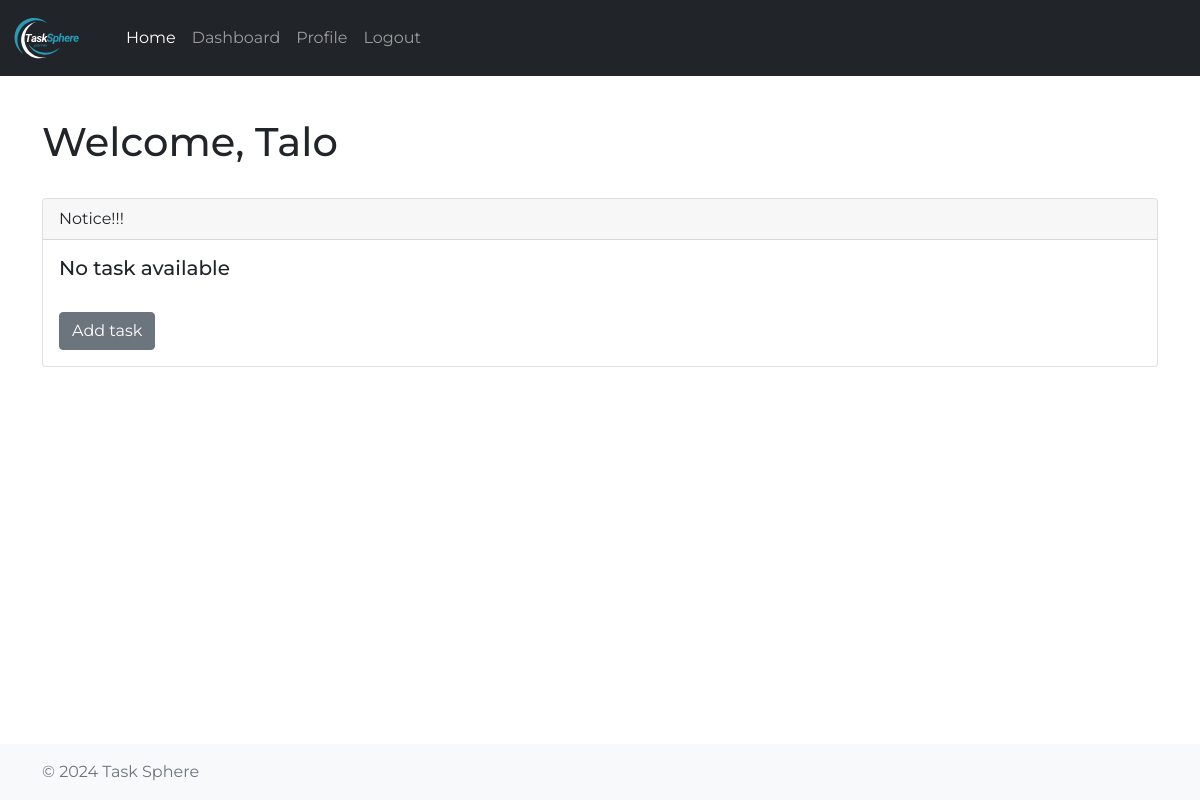
Before: /dashboard (signed in) with the older database file.
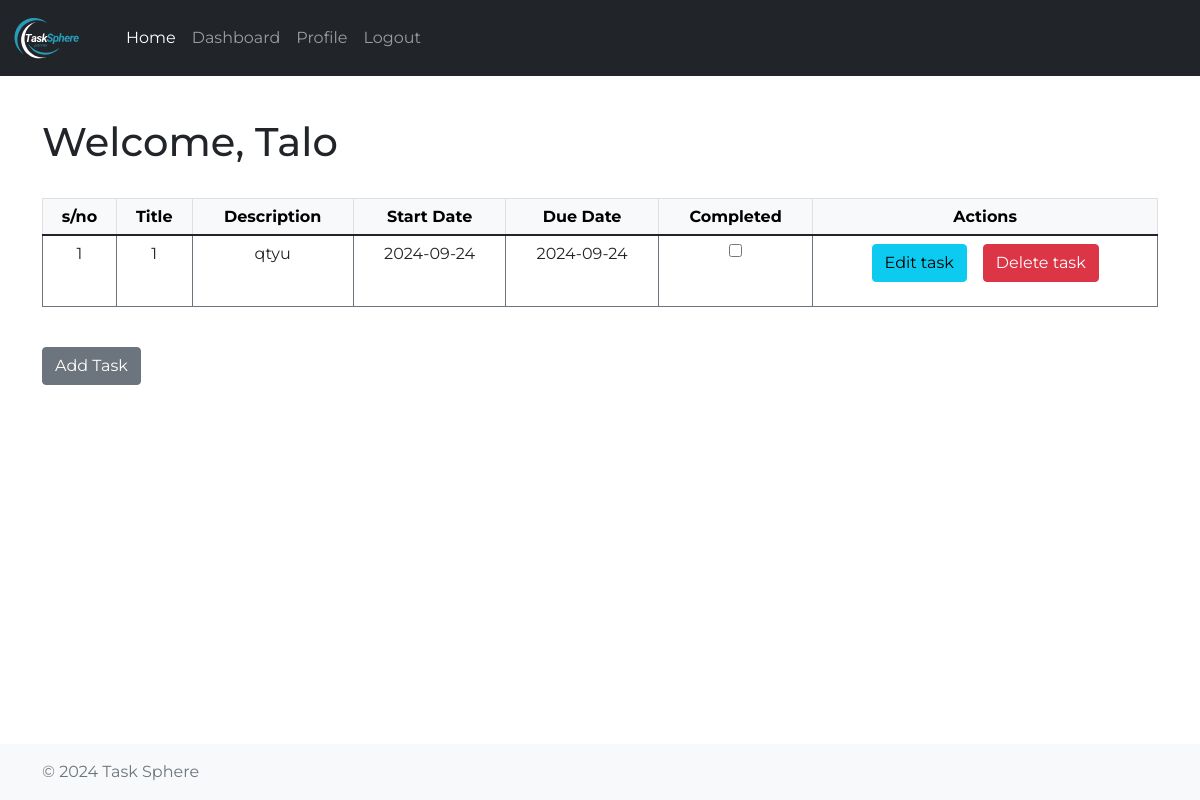
After: the same page with the newer database file.
### app/models.py (models this page shows, shortened)
class User(db.Model, UserMixin):
	id = db.Column(db.Integer, primary_key=True)
	firstname = db.Column(db.String(64), nullable=False)
	lastname = db.Column(db.String(64), nullable=False)
	username = db.Column(db.String(64), index=True, unique=True, nullable=False)
	email = db.Column(db.String(120), unique=True, nullable=False)
	password_hash = db.Column(db.String(120), nullable=False)
	phone = db.Column(db.String(20), unique=True, nullable=False)
	tasks = db.relationship('Task', backref='owner', lazy=True)

class Task(db.Model):
	id = db.Column(db.Integer, primary_key=True, autoincrement=True)
	title = db.Column(db.String(100), nullable=False)
	description = db.Column(db.String(500), nullable=False)
	start_date = db.Column(db.DateTime, nullable=False, default=datetime.utcnow)
	due_date = db.Column(db.DateTime)
	completed = db.Column(db.Boolean, default=False)
	user_id = db.Column(db.Integer, db.ForeignKey('user.id'), nullable=False)
	reminders = db.relationship('Reminder', backref='task', cascade='all, delete-orphan', passive_deletes=True)

### app/routes.py (the view)
@auth_bp.route('/dashboard')
@login_required
def dashboard():
	form = LogoutForm()
	tasks = Task.query.filter_by(user_id=current_user.id).all()
	return render_template('dashboard.html', tasks=tasks, form=form, user=current_user)

### app/forms.py
class LogoutForm(FlaskForm):
	submit  = SubmitField('Logout')

### app/__init__.py (called while the page is built)
def create_app():
    app = Flask(__name__, static_folder='templates/static')
    app.config.from_object('config.Config')
    db.init_app(app)
    migrate.init_app(app, db)
    login_manager.init_app(app)
    mail.init_app(app)
    login_manager.login_view = 'auth.login'
    @login_manager.user_loader
    def load_user(user_id):
        from app.models import User
        return User.query.get(int(user_id))
    from app.routes import auth_bp
    app.register_blueprint(auth_bp, url_prefix='/')
    app.config.update(
        CELERY_BROKER_URL='redis://localhost:6379/0',
        CELERY_RESULT_BACKEND='redis://localhost:6379/0'
    )
    celery = make_celery(app)
    mail.init_app(app)
    return app

### app/templates/dashboard.html (shortened to what this page needs)
{% extends 'base.html' %}
{% block content %}
<h1 class="dashboard-heading">Welcome, {{ user.username }}</h1><br>
{% if tasks %}
<table class="table table-bordered border-secondary text-center" border="1" cellpadding="12">
    <thead class="table-light">
        <strong>
        	<tr>
        	<th>s/no</th>
            <th>Title</th>
            <th>Description</th>
            <th>Start Date</th>
            <th>Due Date</th>
            <th>Completed</th>
            <th>Actions</th>
        </tr>
        </strong>
    </thead>
    <tbody>
        {% for task in tasks %}
        <tr>
        	<td>{{ loop.index }}</td>
            <td>{{ task.title }}</td>
            <td>{{ task.description }}</td>
            <td>{{ task.start_date.strftime('%Y-%m-%d') if task.start_date else 'N/A' }}</td>
            <td>{{ task.due_date.strftime('%Y-%m-%d') if task.due_date else 'N/A' }}</td>
            <td>
                <form method="POST" action="{{ url_for('auth.toggle_complete', task_id=task.id) }}" class="d-inline">
                    <input type="checkbox" name="completed" onchange="this.form.submit()" {% if task.completed %}checked{% endif %}>
                </form>
            </td>
            <td>
            	<div class="d-flex justify-content-center">
                    <a href="{{ url_for('auth.edit_task', task_id=task.id) }}" class="me-3">
                        <button class="btn btn-info" type="button">Edit task</button>
                    </a>
                    <form method="POST" action="{{ url_for('auth.delete_task', task_id=task.id) }}" class="d-inline">
                        <button class="btn btn-danger" type="submit" onclick="return confirm('Are you sure you want to delete this task?')">Delete task</button>
                    </form>
                </div>
            </td>
        </tr>
        {% endfor %}
    </tbody>
</table><br>
<div class="d-flex justify-content-start align-items-center">
    <a href="{{ url_for('auth.add_task') }}">
        <button style="margin-right: 10px;" class="btn btn-secondary" type="button">Add Task</button>
    </a>
</div>
{% else %}
<div class="card">
	<div class="card-header">
		Notice!!!
	</div>
	<div class="card-body">
		<h5 class="card-title">No task available</h5><br>
		<a href="{{ url_for('auth.add_task') }}" class="btn btn-secondary">Add task</a>
	</div>
</div>
{%endif%}
{% endblock %}

### app/templates/base.html (shortened to what this page needs)
<!DOCTYPE html>
<html lang="en">
<head>
    <link href="https://cdn.jsdelivr.net/npm/bootstrap@5.1.3/dist/css/bootstrap.min.css" rel="stylesheet">
    <link rel="stylesheet" href="{{ url_for('static', filename='css/hero.css') }}">
</head>
<body>
    {% include 'navbar.html' %}
    <div class="container page-content">
        {% block content %}{% endblock %}
    </div>
    <footer class="footer mt-auto py-3 bg-light">
        <div class="container">
            <span class="text-muted">© 2024 Task Sphere</span>
        </div>
    </footer>
</body>
</html>

### app/templates/navbar.html (shortened to what this page needs)
<link rel="stylesheet" href="{{ url_for('static', filename='css/hero.css') }}">
<nav class="navbar navbar-dark bg-dark navbar-expand-lg bg-body-tertiary">
  <div class="container-fluid">
    <a class="navbar-brand" href="{{ url_for('auth.home') }}"><img src="{{ url_for('static', filename='images/navlogo.svg') }}" style="width: 90px; height: 50px;"></a>
    <div class="collapse navbar-collapse" id="navbarSupportedContent">
      <ul class="navbar-nav me-auto mb-2 mb-lg-0">
        <li class="nav-item">
          <a class="nav-link active" aria-current="page" href="{{ url_for('auth.home') }}">Home</a>
        </li>
        {% if current_user.is_authenticated %}
          <li class="nav-item">
            <a class="nav-link" href="{{ url_for('auth.dashboard') }}">Dashboard</a>
          </li>
          <li class="nav-item">
            <a class="nav-link" href="{{ url_for('auth.profile') }}">Profile</a>
          </li>
          <li class="nav-item">
            <a class="nav-link" href="{{ url_for('auth.logout') }}">Logout</a>
          </li>
        {% endif %}
      </ul>
    </div>
  </div>
</nav>

### app/templates/static/css/hero.css (style rules this page uses)
body { font-family: 'Montserrat', sans-serif; }

### app/templates/base.html (style rules this page uses)
.navbar { position: fixed; top: 0; width: 100%; z-index: 1000; }
.footer { position: fixed; bottom: 0; width: 100%; }
.container.page-content { flex: 1; margin-top: 70px; margin-bottom: 70px; }

Changed rows visible on the page:
added Task: title "1", description "qtyu", start_date "2024-09-24", due_date "2024-09-24"
Other visible differences:
text no longer shown: "Notice!!! No task available Add task"
text now shown: "s/no Title Description Start Date Due Date Completed Actions Add Task"
